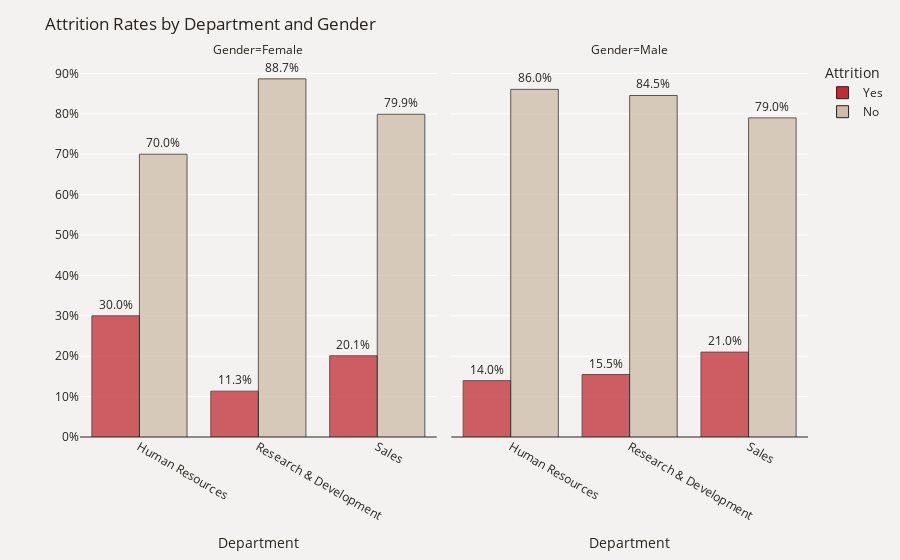

Write notebook code for a chart like this one.
### Code cell
fig = px.bar(plot_df, x="Department", y="Percent", color="Attrition", barmode="group",
            text='Percent', opacity=.75, facet_col="Gender", category_orders={'Attrition': ['Yes', 'No']},
            color_discrete_map={'Yes': '#C02B34','No': '#CDBBA7'}) 
fig.update_traces(texttemplate='%{text:.3s}%', textposition='outside',
                  marker_line=dict(width=1, color='#28221D'),  width=.4)
fig.update_layout(title_text='Attrition Rates by Department and Gender', yaxis_ticksuffix = '%',
                  paper_bgcolor='#F4F2F0', plot_bgcolor='#F4F2F0',font_color='#28221D',xaxis=dict(tickangle=30))
fig.update_xaxes(showticklabels=True,tickangle=30,col=2)
fig.update_yaxes(title = "", zeroline=True, zerolinewidth=1, zerolinecolor='#28221D')
fig.show()

### Figure 1 — Plotly figure (JSON) as saved in the notebook; plotly's stock layout.template omitted (floating-point values rounded to 4 significant figures)
{"data": [{"alignmentgroup": "True", "hovertemplate": "Attrition=Yes<br>Gender=Female<br>Department=%{x}<br>Percent=%{text}<extra></extra>", "legendgroup": "Yes", "marker": {"color": "#C02B34", "line": {"color": "#28221D", "width": 1}, "opacity": 0.75}, "name": "Yes", "offsetgroup": "Yes", "orientation": "v", "showlegend": true, "text": [30, 11.35, 20.11], "textposition": "outside", "texttemplate": "%{text:.3s}%", "type": "bar", "width": 0.4, "x": ["Human Resources", "Research & Development", "Sales"], "xaxis": "x", "y": [30, 11.35, 20.11], "yaxis": "y"}, {"alignmentgroup": "True", "hovertemplate": "Attrition=Yes<br>Gender=Male<br>Department=%{x}<br>Percent=%{text}<extra></extra>", "legendgroup": "Yes", "marker": {"color": "#C02B34", "line": {"color": "#28221D", "width": 1}, "opacity": 0.75}, "name": "Yes", "offsetgroup": "Yes", "orientation": "v", "showlegend": false, "text": [13.95, 15.46, 21.01], "textposition": "outside", "texttemplate": "%{text:.3s}%", "type": "bar", "width": 0.4, "x": ["Human Resources", "Research & Development", "Sales"], "xaxis": "x2", "y": [13.95, 15.46, 21.01], "yaxis": "y2"}, {"alignmentgroup": "True", "hovertemplate": "Attrition=No<br>Gender=Female<br>Department=%{x}<br>Percent=%{text}<extra></extra>", "legendgroup": "No", "marker": {"color": "#CDBBA7", "line": {"color": "#28221D", "width": 1}, "opacity": 0.75}, "name": "No", "offsetgroup": "No", "orientation": "v", "showlegend": true, "text": [70, 88.65, 79.89], "textposition": "outside", "texttemplate": "%{text:.3s}%", "type": "bar", "width": 0.4, "x": ["Human Resources", "Research & Development", "Sales"], "xaxis": "x", "y": [70, 88.65, 79.89], "yaxis": "y"}, {"alignmentgroup": "True", "hovertemplate": "Attrition=No<br>Gender=Male<br>Department=%{x}<br>Percent=%{text}<extra></extra>", "legendgroup": "No", "marker": {"color": "#CDBBA7", "line": {"color": "#28221D", "width": 1}, "opacity": 0.75}, "name": "No", "offsetgroup": "No", "orientation": "v", "showlegend": false, "text": [86.05, 84.54, 78.99], "textposition": "outside", "texttemplate": "%{text:.3s}%", "type": "bar", "width": 0.4, "x": ["Human Resources", "Research & Development", "Sales"], "xaxis": "x2", "y": [86.05, 84.54, 78.99], "yaxis": "y2"}], "layout": {"annotations": [{"font": {}, "showarrow": false, "text": "Gender=Female", "x": 0.245, "xanchor": "center", "xref": "paper", "y": 1, "yanchor": "bottom", "yref": "paper"}, {"font": {}, "showarrow": false, "text": "Gender=Male", "x": 0.755, "xanchor": "center", "xref": "paper", "y": 1, "yanchor": "bottom", "yref": "paper"}], "barmode": "group", "font": {"color": "#28221D"}, "legend": {"title": {"text": "Attrition"}, "tracegroupgap": 0}, "margin": {"t": 60}, "paper_bgcolor": "#F4F2F0", "plot_bgcolor": "#F4F2F0", "title": {"text": "Attrition Rates by Department and Gender"}, "xaxis": {"anchor": "y", "domain": [0, 0.49], "tickangle": 30, "title": {"text": "Department"}}, "xaxis2": {"anchor": "y2", "domain": [0.51, 1], "matches": "x", "showticklabels": true, "tickangle": 30, "title": {"text": "Department"}}, "yaxis": {"anchor": "x", "domain": [0, 1], "ticksuffix": "%", "title": {"text": ""}, "zeroline": true, "zerolinecolor": "#28221D", "zerolinewidth": 1}, "yaxis2": {"anchor": "x2", "domain": [0, 1], "matches": "y", "showticklabels": false, "title": {"text": ""}, "zeroline": true, "zerolinecolor": "#28221D", "zerolinewidth": 1}}}
